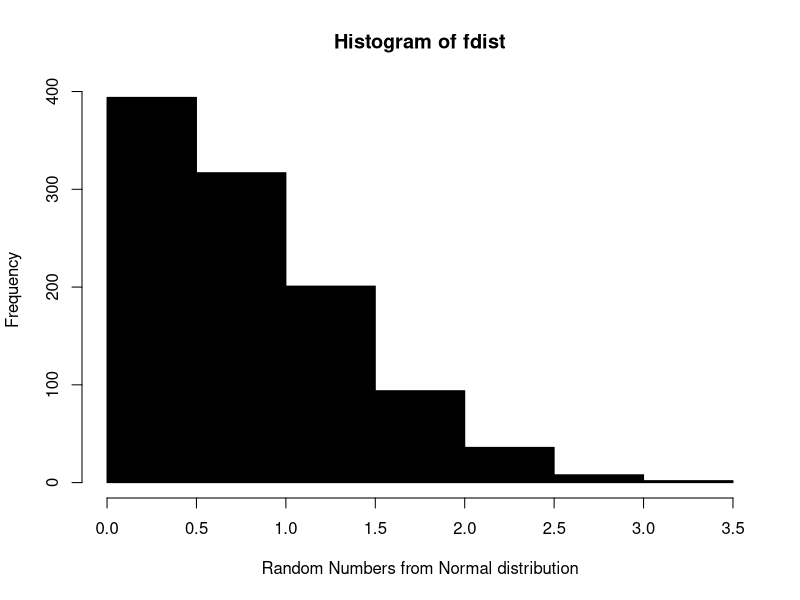

Reproduce this figure in R.
f<-function(x)
{
	return (exp(-x*x/2)*(2/pi)^(1/2));
}
g<-function(x)
{
	return (exp(-x));
}
g_inv<-function(x)
{
	return (-log(1-x))
}
c<-sqrt(2*exp(1)/pi)
u<-runif(1400)
v<-runif(1400)
count<-0
sum<-0
#print(u)
x<-array(0,1400)
for(i in 1:1400)
{
	x[i]<-g_inv(u[i])
}
#print(u)
fdist<-vector('numeric')
for (i in 1:1400)
{
	if((c*g(x[i])*v[i])<=(f(x[i])))
		{
			count<-count+1
			sum<-sum+x[i]
			fdist<-c(fdist, x[i])
		}
}

mean=as.double(sum/count)
sqsum<-0
for (i in 1:1400)
{
	if((c*g(x[i])*v[i])<=(f(x[i])))
		{
			sqsum<-sqsum+((mean-x[i])^2)
		}
}
var=as.double(sqsum/count)
cat("Mean : ",mean,"\n");
cat("Standard Deviation : ",sqrt(var),"\n");
cat("Observed Acceptance probability : ",(count/1400),"\n");
cat("Theoritical Acceptance probability : ",(1/c),"\n");
png("plot_2_1000.png")
hist(fdist, col="black", breaks=10, xlab="Random Numbers from Normal distribution");